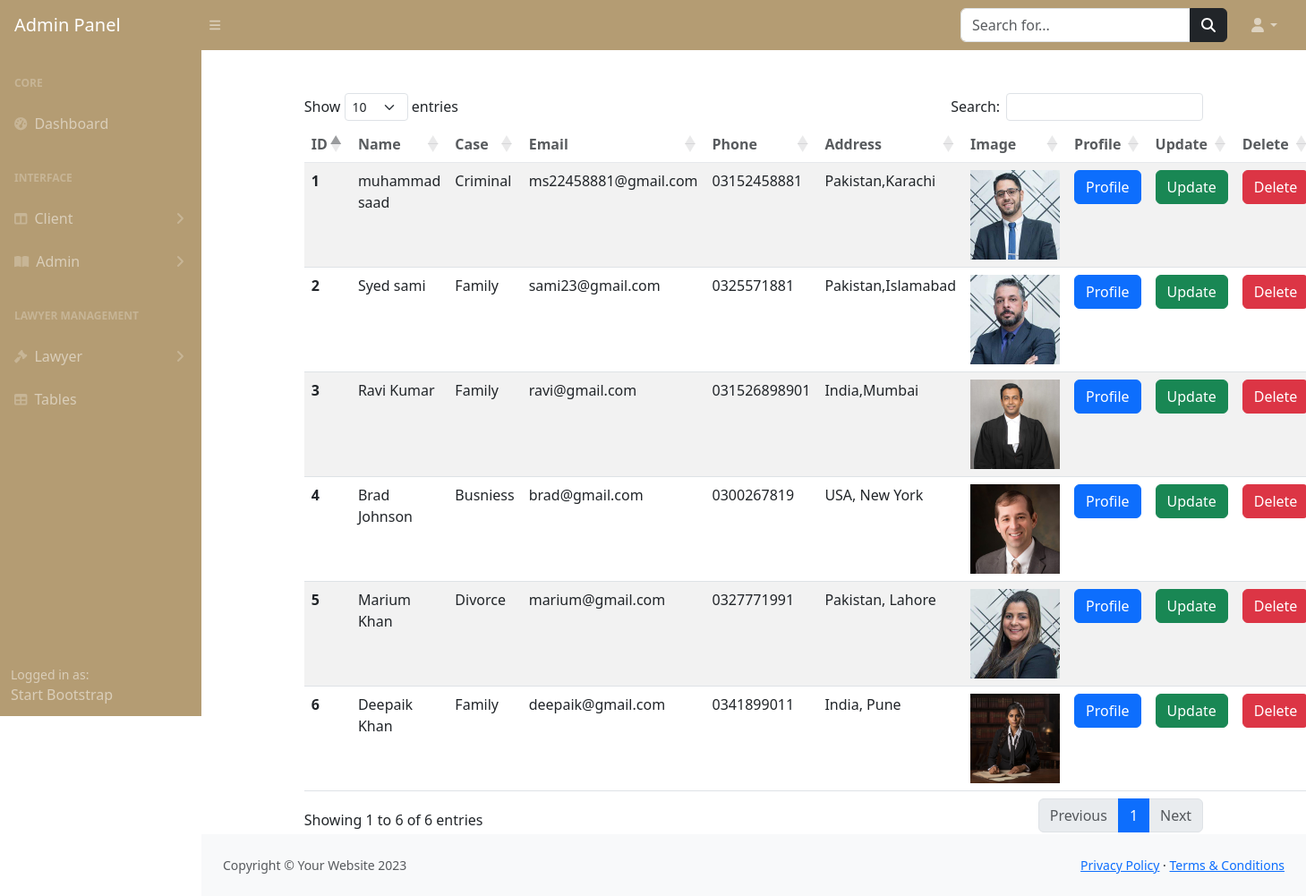
The page /admin-panel/viewlawyer.php on the database its author committed.
### tables this page shows
CREATE TABLE `lawyer` (
  `id` int(11) NOT NULL,
  `name` varchar(255) NOT NULL,
  `case` int(255) NOT NULL,
  `email` varchar(255) NOT NULL,
  `phone` varchar(255) NOT NULL,
  `address` text NOT NULL,
  `image` varchar(255) NOT NULL,
  `status` tinyint(1) NOT NULL DEFAULT 1
);

CREATE TABLE `cases` (
  `cid` int(255) NOT NULL,
  `case_name` varchar(255) NOT NULL,
  `status` tinyint(255) NOT NULL DEFAULT 1
);

### admin-panel/viewlawyer.php (the view, shortened to what this page needs)
<?php
include("includes/header.php");
include("includes/topbar.php");
include("includes/sidebar.php");
include("../config.php");
$select="SELECT *FROM `lawyer` as l inner join `cases` as c on l.case = c.cid";
$query=mysqli_query($connection,$select);
if (mysqli_num_rows($query)>0) {
?>
<div class="container mt-5">
<div class="row justify-content-center">
    <div class="col-xl-10 col-lg-12 col-md-9">
    <table id="example" class="table table-striped" style="width:100%">
        <thead class="bg-warning p-2 text-dark bg-opacity-10" style="opacity: 75%;">
            <tr>
            <th scope="col">ID</th>
            <th scope="col">Name</th>
            <th scope="col">Case</th>
            <th scope="col">Email</th>
            <th scope="col">Phone</th>
            <th scope="col">Address</th>
            <th scope="col">Image</th>
            <th scope="col">Profile</th>
            <th scope="col">Update</th>
            <th scope="col">Delete</th>
            </tr>
        </thead>
        <tbody>
            <?php
            while ($data=mysqli_fetch_assoc($query)) {
            ?>
            <tr>
            <th scope="row"><?php echo $data['id']?></th>
            <td><?php echo $data['name']?></td>
            <td><?php echo $data['case_name']?></td>
            <td><?php echo $data['email']?></td>
            <td><?php  echo $data['phone']?></td>
            <td><?php echo $data['address']?></td>
            <td><img src="<?php echo 'image/'. $data['image']?>" width="100px" height="100px" alt=""></td>
            <td ><a href="profilelawyer.php?id=<?php echo $data['id']?>" class="btn btn-primary">Profile</a></td>
            <td ><a href="update.php?id=<?php echo $data['id']?>" class="btn btn-success">Update</a></td>
            <td ><a href="deletelawyer.php?id=<?php echo $data['id']?>"  class="btn btn-danger">Delete</a></td>
        </tr>
       <?php
}
}
            ?>
        </tbody>
    </table>
    </div>
</div>
</div>
<?php
include("includes/footer.php");
?>
</body>
</html>

### rows shown on the page
lawyer: id "1", name "muhammad saad", case.case_name "Criminal", email "ms22458881@gmail.com", phone "03152458881", address "Pakistan,Karachi", image (picture)
lawyer: id "2", name "Syed sami", case.case_name "Family", email "sami23@gmail.com", phone "0325571881", address "Pakistan,Islamabad", image (picture)
lawyer: id "3", name "Ravi Kumar", case.case_name "Family", email "ravi@gmail.com", phone "031526898901", address "India,Mumbai", image (picture)
lawyer: id "4", name "Brad Johnson", case.case_name "Busniess", email "brad@gmail.com", phone "0300267819", address "USA, New York", image (picture)
lawyer: id "5", name "Marium Khan", case.case_name "Divorce", email "marium@gmail.com", phone "0327771991", address "Pakistan, Lahore", image (picture)
lawyer: id "6", name "Deepaik Khan", case.case_name "Family", email "deepaik@gmail.com", phone "0341899011", address "India, Pune", image (picture)
